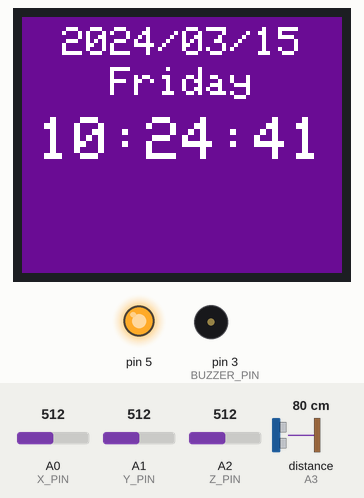
The sketch below on a simulated Arduino Uno, built with avr-gcc and run on an emulated ATmega328P. Parts: 160×128 colour display, output pins drawn as LEDs (lit = HIGH), buzzer (waves = sounding, pin HIGH). Wiring (inferred from the names in the program): ultrasonic range finder: trigger pin 6; echo A3. The test bench sets the inputs (shaded band); at power-on: A0 (X_PIN) = 512, distance to the obstacle (sensor on A3) 80 cm, A1 (Y_PIN) = 512, A2 (Z_PIN) = 512. The echo pulse lasts 58.3 µs per cm; the local clock reads 2024-03-15 10:24:30 at power-on unless the sketch sets it; the modem accepts every AT command (registered, SIM ready, sends succeed) and sends nothing else; pins used as bus, display or sensor lines are not drawn.

Above: at 11.5 s.
11.6 s: A0 (X_PIN) set to 381
13.5 s: A0 (X_PIN) set to 358
At 14.3 s:
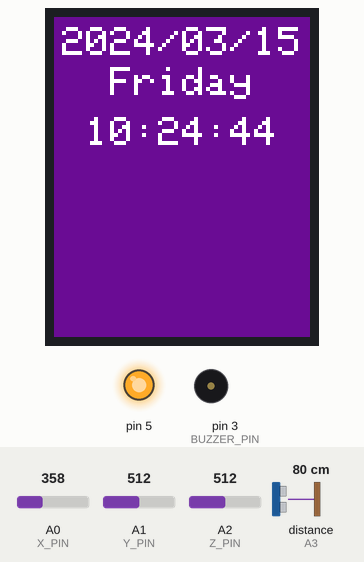
17.2 s: A0 (X_PIN) set to 510
At 20.58 s:
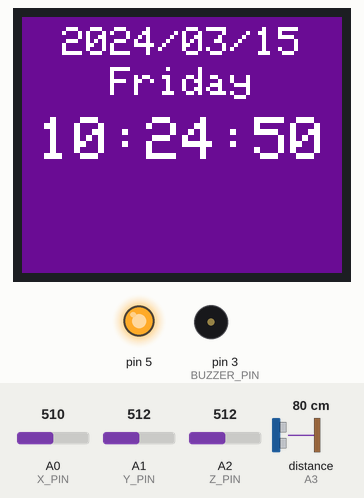
20.9 s: distance to the obstacle (sensor on A3) set to 53 cm
22.7 s: distance to the obstacle (sensor on A3) set to 46 cm
At 30.8 s:
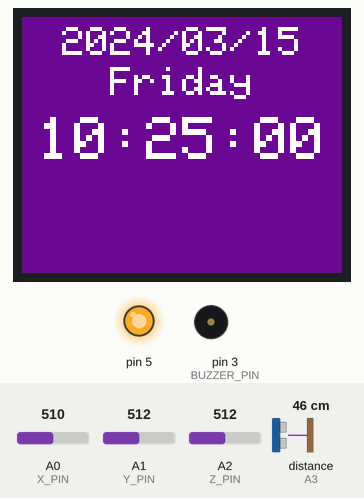
Timing chart, 0 to 32.3 s (numbered marks = the images above; inputs shaded):
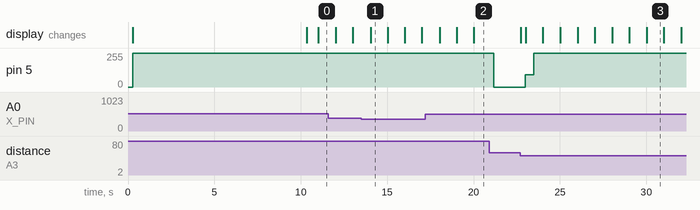

The sketch:

Innlevering2.ino
```cpp
// arduino libs
#include <Wire.h>
#include <SPI.h>
#include <SoftwareSerial.h>
#include <RTClib.h>
#include <Adafruit_GFX.h>
#include <Adafruit_ST7735.h>
#include <IRLib.h>

// own libs
#include "utils.h"
#include "clock.h"
#include "alarm.h"
#include "screen.h"
#include "accelerometer.h"
#include "humanDetector.h"
#include "wifi.h"
#include "remoteController.h"
#include "state.h"

// thresholds
#define DIM_SCREEN_THRESHOLD 10000
#define ALARM_OFF_THRESHOLD 300

// components
Clock rtcClock;
Alarm alarm;
Screen screen;
Accelerometer accelerometer;
HumanDetector humanDetector;
RemoteController remoteController;
Wifi wifi;

void setup() {
  rtcClock.startClock();
  screen.startScreen();
  accelerometer.startAccelerometer();
  remoteController.startController();

  if (connectWifi()) wifi.checkTimeSync(rtcClock, screen);
}

bool connectWifi() {
  screen.writeWifiConnect();
  bool result = wifi.startWifi();
  screen.clearScreen();

  return result;
}

void loop() {
  unsigned long current = millis();

  newTime = rtcClock.updateTime();
  if (newTime) alarmTriggered = checkAlarmOnClock(*rtcClock.getCurrentDateTime());

  switch (state) {
    case RUNNING:
      runningClock(current);
      break;
    case ALARM_SET:
      alarmSet(current);
      break;
    case ALARM_PLAYING:
      alarmPlaying();
      break;
    case RESTING:
      restMode(current);
      break;
  }

  checkRemoteController(current);
  screen.updateDim(current);
  newTime = alarmTriggered = false;
}

inline void runningClock(const unsigned long &current) {
  if (newTime) {
    accelerometer.checkAndApplyRotation(screen);

    if (alarmTriggered) {
      screen.resetBackground();
      transitionToAlarm();
    } else {
      printNormalViewToScreen();
    }
  }

  checkForHumanAndRestMode(current);
}

inline void alarmSet(const unsigned long &current) {
  if (newTime) {
    bool rotated = accelerometer.checkAndApplyRotation(screen);
    if (rotated && !changedAlarm) changedAlarm = rotated;
  }

  if (changedAlarm) {
    screen.writeAlarmSetScreen(alarm.getAlarmAsString());
    changedAlarm = false;
  }

  checkForHumanAndRestMode(current);
}

inline void alarmPlaying() {
  if (newTime) {
    accelerometer.checkAndApplyRotation(screen);
    printAlarmViewToScreen();
    screen.invert(alarmFlash = !alarmFlash);

    if (alarmOnTimer < ALARM_OFF_THRESHOLD) {
      alarm.playAlarmTone();
      alarmOnTimer++;
    } else if (alarmOnTimer >= ALARM_OFF_THRESHOLD) {
      resetToRunningFromAlarm();
    }
  }
}

inline void restMode(const unsigned long &current) {
  if (!screen.isDimming() && humanDetector.checkForAvailableHuman(current)) resetScreenToRunning();

  if (alarmTriggered) {
    transitionToAlarm();
    screen.dimScreen(true);
  }

  if (state == RESTING) wifi.checkTimeSync(rtcClock, screen);
}

inline void checkForHumanAndRestMode(const unsigned long &current) {
  if (!screen.isDimming()) humanDetector.checkForAvailableHuman(current);
  checkForRestMode();
}

inline void checkForRestMode() {
  if (humanDetector.getHumanUnavailableCount() >= DIM_SCREEN_THRESHOLD) {
    if (state == ALARM_SET) screen.clearScreen();

    screen.dimScreen(false);
    state = RESTING;
    humanDetector.setHumanAvailable();
  }
}

inline void printAlarmViewToScreen() {
  screen.writeTimePackToScreen(rtcClock.getCurrentTime(), "", true);
}

inline void printNormalViewToScreen() {
  screen.writeTimePackToScreen(rtcClock.getCurrentTime(), alarm.getAlarmAsString());
}

inline void transitionToAlarm() {
  printAlarmViewToScreen();
  state = ALARM_PLAYING;
}

inline void resetToRunningFromAlarm() {
  setRunningView();
  state = RUNNING;
}

inline void resetToRunningFromAlarmSet() {
  screen.clearScreen();
  screen.writeTimePackToScreen(rtcClock.getCurrentTime(), alarm.getAlarmAsString());
  state = RUNNING;
}

inline void resetScreenToRunning() {
  accelerometer.checkAndApplyRotation(screen);
  setRunningView();
  screen.dimScreen(true);
  state = RUNNING;
}

inline void setRunningView() {
  if (state == ALARM_PLAYING || state == ALARM_SET) screen.clearScreen();
  screen.writeTimePackToScreen(rtcClock.getCurrentTime(), alarm.getAlarmAsString());
}

inline bool checkAlarmOnClock(const DateTime &currentDateTime) {
  return alarm.isSet() && alarm.checkAlarm(currentDateTime);
}

inline void checkRemoteController(const unsigned long &current) {
  byte command = remoteController.getCommand(current, state);

  if (command != NO_COMMAND) {
    humanDetector.setHumanAvailable();

    switch (command) {
      case ALARM_SET_COMMAND:
        screen.clearScreen();
        if (!alarm.isSet()) alarm.setAlarm(DateTime(rtcClock.getCurrentDateTime()->unixtime()));
        screen.writeAlarmSetScreen(alarm.getAlarmAsString());
        state = ALARM_SET;
        break;
      case RESET_TO_RUNNING_COMMAND:
        resetScreenToRunning();
        break;
      case RESET_TO_RUNNING_FROM_ALARM_COMMAND:
        resetToRunningFromAlarm();
        alarmOnTimer = 0;
        break;
      case CANCEL_FROM_RUNNING_COMMAND:
        alarm.clearAlarm();
        screen.clearAlarm(alarm.getAlarmAsString());
        break;
      case ALARM_SET_UP_COMMAND:
        alarm.adjustAlarm(current, true);
        changedAlarm = true;
        break;
      case ALARM_SET_DOWN_COMMAND:
        alarm.adjustAlarm(current, false);
        changedAlarm = true;
        break;
      case ALARM_SET_OK_COMMAND:
        resetToRunningFromAlarmSet();
        break;
      case ALARM_SET_CANCEL_COMMAND:
        alarm.clearAlarm();
        resetToRunningFromAlarmSet();
        break;
    }
  }
}
```

accelerometer.cpp
```cpp
#ifndef INNLEVERING2_ACCELEROMETER_CPP
#define INNLEVERING2_ACCELEROMETER_CPP

/**
 * Class definitions for the accelerometer.
 *
 * @author Anders Mikkelsen
 * @version 14.11.2015
 */

#include "accelerometer.h"

bool Accelerometer::checkAndApplyRotation(Screen &screen) {
  if (updateRotation() != NO_ROTATION_CHANGE) {
    screen.setRotation(getCurrentRotation());

    return true;
  }

  return false;
}

int Accelerometer::updateRotation() {
  byte rotation = calculateRotation(calculateAxisValue(analogRead(X_PIN)),
                                    calculateAxisValue(analogRead(Y_PIN)),
                                    calculateAxisValue(analogRead(Z_PIN)));

  if (currentRotation != rotation) {
    return currentRotation = rotation;
  } else {
    return NO_ROTATION_CHANGE;
  }
}

int Accelerometer::calculateRotation(const double &x, const double &y, const double &z) const {
  if (x > X_TOLERANCE || (x > X_TOLERANCE && z < Z_TOLERANCE) &&
      (y > Y_UPPER_TOLERANCE && y < Y_LOWER_TOLERANCE)) {
    return ROTATION_LANDSCAPE_INVERTED;
  } else if (y < Y_UPPER_TOLERANCE) {
    return ROTATION_PORTRAIT;
  } else if (y > Y_LOWER_TOLERANCE) {
    return ROTATION_PORTRAIT_INVERTED;
  } else if (y > Y_UPPER_TOLERANCE && y < Y_LOWER_TOLERANCE) {
    return ROTATION_LANDSCAPE;
  }

  return NO_ROTATION_CHANGE;
}

inline float Accelerometer::calculateAxisValue(int analogValue) const {
  return ((float) analogValue - ZERO_G) / SCALE;
}

#endif
```

accelerometer.h
```cpp
#ifndef INNLEVERING2_ACCELEROMETER_H
#define INNLEVERING2_ACCELEROMETER_H

// arduino libs
#include <Arduino.h>

// own libs
#include "screen.h"

// analog pins for accelerometer
#define X_PIN 0
#define Y_PIN 1
#define Z_PIN 2

// value calculation
#define NO_ROTATION_CHANGE -1

// values for computation
#define ZERO_G 512.0
#define SCALE 102.3

// tolerances for directions
#define X_TOLERANCE -1.4
#define Y_UPPER_TOLERANCE -1.8
#define Y_LOWER_TOLERANCE -1.2
#define Z_TOLERANCE -1.8

/**
 * This header declares the logic for the accelerometer attached to the ST7735.
 *
 * @author Anders Mikkelsen
 * @version 14.11.2015
 */
class Accelerometer {
  public:
    Accelerometer() : currentRotation(ROTATION_LANDSCAPE) {}

    bool startAccelerometer() const { return initialize(); }
    bool checkAndApplyRotation(Screen &screen);
  private:
    byte currentRotation;

    bool initialize() const {  return analogRead(X_PIN) && analogRead(Y_PIN) && analogRead(Z_PIN); }
    int updateRotation();
    byte getCurrentRotation() const { return currentRotation; }
    int calculateRotation(const double &x, const double &y, const double &z) const;
    float calculateAxisValue(int analogValue) const;
};

#endif
```

alarm.cpp
```cpp
#ifndef INNLEVERING2_ALARM_CPP
#define INNLEVERING2_ALARM_CPP

/**
 * Class definitions for the alarm.
 *
 * @author Anders Mikkelsen
 * @version 14.11.2015
 */

#include "alarm.h"

bool Alarm::checkAlarm(const DateTime &currentTime) const {
  return currentTime.hour() == alarm->hour() &&
         currentTime.minute() == alarm->minute() &&
         currentTime.second() == alarm->second();
}

void Alarm::setAlarm(const DateTime &newAlarm) {
  if (alarm != NULL) delete alarm;
  alarm = new DateTime(newAlarm.year(), newAlarm.month(), newAlarm.day(),
                       newAlarm.hour(), newAlarm.minute(), 0);
}

void Alarm::clearAlarm() {
  delete alarm;
  alarm = NULL;
}

void Alarm::playAlarmTone() const {
  noTone(BUZZER_PIN);
  tone(BUZZER_PIN, ALARM_FREQUENCY, ALARM_TONE_DURATION);
}

String Alarm::getAlarmAsString() const {
  return isSet() ? Utils::formatTime(alarm->hour()) + ":" + Utils::formatTime(alarm->minute()) : "";
}

void Alarm::adjustAlarm(const unsigned long &current, bool addition) {
  if (addition) {
    setAlarm(*alarm + TimeSpan(0, 0, 1, 0));
  } else {
    setAlarm(*alarm - TimeSpan(0, 0, 1, 0));
  }
}

#endif
```

alarm.h
```cpp
#ifndef INNLEVERING2_ALARM_H
#define INNLEVERING2_ALARM_H

// forward declarations
class DateTime;

// arduino libs
#include <Arduino.h>
#include <RTClib.h>

// own libs
#include "utils.h"

// pins
#define BUZZER_PIN 3

// alarm config
#define ALARM_FREQUENCY 2000
#define ALARM_TONE_DURATION 500

/**
 * This header declares the logic for the alarm. It operates with DateTime from the RTClib.
 *
 * @author Anders Mikkelsen
 * @version 14.11.2015
 */
class Alarm {
  public:
    Alarm() : alarm(NULL) { pinMode(BUZZER_PIN, OUTPUT); }
    ~Alarm() { if (alarm != NULL) { delete alarm; } }

    bool isSet() const { return alarm != NULL; }
    bool checkAlarm(const DateTime &currentTime) const;
    void setAlarm(const DateTime &alarm);
    void adjustAlarm(const unsigned long &current, bool addition);
    void clearAlarm();
    String getAlarmAsString() const;
    void playAlarmTone() const;
  private:
    DateTime *alarm;
};

#endif
```

clock.cpp
```cpp
#ifndef INNLEVERING2_CLOCK_CPP
#define INNLEVERING2_CLOCK_CPP

/**
 * Class definitions for the clock.
 *
 * @author Anders Mikkelsen
 * @version 14.11.2015
 */

#include "clock.h"

bool Clock::startClock() {
  return initialize() && checkRunning();
}

void Clock::adjustFromInternet(String timeAsString) {
  if (timeAsString.length() >= MIN_SIZE) {
    int year = (int) timeAsString.substring(YEAR_START, YEAR_END).toInt() + 2000;
    int month = (int) timeAsString.substring(MONTH_START, MONTH_END).toInt();
    int day = (int) timeAsString.substring(DAY_START, DAY_END).toInt();

    int hour = (int) timeAsString.substring(HOUR_START, HOUR_END).toInt() + LOCALE_ADJUST;
    int minute = (int) timeAsString.substring(MINUTE_START, MINUTE_END).toInt();
    int second = (int) timeAsString.substring(SECOND_START, SECOND_END).toInt();

    if (isDST(day, month)) hour++;

    rtc.adjust(DateTime(year, month, day, hour, minute, second));
  }
}

// http://stackoverflow.com/questions/5590429/calculating-daylight-savings-time-from-only-date
// adjusted for norwegian time
inline bool Clock::isDST(int day, int month) const {
  return !(month < 3 || month > 10) && (month > 3 && month < 10 || day >= 25);
}

bool Clock::updateTime() {
  if (rtc.now().unixtime() != getNow()->unixtime()) {
    oldNow = rtc.now();

    return true;
  }

  return false;
}

TimePack Clock::getCurrentTime() {
  const DateTime* currentNow = getNow();
  String date = "";
  String timeNow = "";

  date = date + currentNow->year() + "/" +
         Utils::formatTime(currentNow->month()) + "/" +
         Utils::formatTime(currentNow->day());
  timeNow = Utils::formatTime(currentNow->hour()) + ":" +
            Utils::formatTime(currentNow->minute()) + ":" +
            Utils::formatTime(currentNow->second());

  strcpy_P(weekDayBuffer, (char*) pgm_read_word(&(daysOfTheWeek[currentNow->dayOfTheWeek()])));
  String weekDay = String(weekDayBuffer);

  return TimePack(&date, &weekDay, &timeNow,
                  currentNow->hour(), currentNow->minute(), currentNow->second());
}

#endif
```

clock.h
```cpp
#ifndef INNLEVERING2_CLOCK_H
#define INNLEVERING2_CLOCK_H

// arduino libs
#include <Arduino.h>
#include <RTClib.h>
#include <avr/pgmspace.h>

// own libs
#include "utils.h"

// NIST TIME FORMAT: JJJJJ YR-MO-DA HH:MM:SS TT L H msADV UTC(NIST) OTM
#define YEAR_START 0
#define YEAR_END 2
#define MONTH_START 3
#define MONTH_END 5
#define DAY_START 6
#define DAY_END 8
#define HOUR_START 9
#define HOUR_END 11
#define MINUTE_START 12
#define MINUTE_END 14
#define SECOND_START 15
#define SECOND_END 17
#define MIN_SIZE 23

// locale adjustment
#define LOCALE_ADJUST 1

// TimePack abstracts DateTime
typedef struct TimePack {
  String dateNow;
  String dayNow;
  String timeNow;
  int hours;
  int minutes;
  int seconds;

  TimePack(String *dateNow, String *dayNow, String *timeNow, int hours, int minutes, int seconds) :
      dateNow(*dateNow), dayNow(*dayNow), timeNow(*timeNow),
      hours(hours), minutes(minutes), seconds(seconds) {}
};


const char SUNDAY[] PROGMEM = "Sunday";
const char MONDAY[] PROGMEM = "Monday";
const char TUESDAY[] PROGMEM = "Tuesday";
const char WEDNESDAY[] PROGMEM = "Wednesday";
const char THURSDAY[] PROGMEM = "Thursday";
const char FRIDAY[] PROGMEM = "Friday";
const char SATURDAY[] PROGMEM = "Saturday";
const char *const daysOfTheWeek[] PROGMEM =
        { SUNDAY, MONDAY, TUESDAY, WEDNESDAY, THURSDAY, FRIDAY, SATURDAY};

/**
 * This header declares the logic for DS1307 rtc.
 *
 * @author Anders Mikkelsen
 * @version 14.11.2015
 */
class Clock {
  public:
    Clock() {}

    bool startClock();
    void adjustFromInternet(String timeAsString);
    bool updateTime();
    TimePack getCurrentTime();
    const DateTime* getCurrentDateTime() const { return &oldNow; }
  private:
    RTC_DS1307 rtc;
    DateTime oldNow;
    char weekDayBuffer[10];

    bool initialize() { return rtc.begin(); }
    bool checkRunning() { return rtc.isrunning(); }
    const DateTime* getNow() const { return &oldNow; }
    bool isDST(int day, int month) const;
};

#endif
```

humanDetector.cpp
```cpp
#ifndef INNLEVERING2_HUMAN_DETECTOR_CPP
#define INNLEVERING2_HUMAN_DETECTOR_CPP

/**
 * Class definitions for the ultrasound proximity sensor.
 *
 * @author Anders Mikkelsen
 * @version 14.11.2015
 */

#include "humanDetector.h"

HumanDetector::HumanDetector() :
        humanCheckTimer(0),
        humanUnavailableCount(0) {
  pinMode(TRIGGER_PIN, OUTPUT);
  pinMode(ECHO_PIN, INPUT);
}

bool HumanDetector::checkForHuman() {
  pulseTrigger();
  double distance = calculateDistance(pulseIn(ECHO_PIN, HIGH, SEARCH_TIMEOUT));
  return distance > SEARCH_MIN && distance < SEARCH_MAX;
}

void HumanDetector::pulseTrigger() {
  digitalWrite(TRIGGER_PIN, LOW);
  delayMicroseconds(2);
  digitalWrite(TRIGGER_PIN, HIGH);
  delayMicroseconds(10);
  digitalWrite(TRIGGER_PIN, LOW);
}

bool HumanDetector::checkForHumanInterval(const unsigned long &current) {
  if (current - humanCheckTimer > CHECK_FOR_HUMAN_INTERVAL) {
    humanCheckTimer = current;

    return true;
  }

  return false;
}

bool HumanDetector::checkForAvailableHuman(const unsigned long &current) {
  if (checkForHumanInterval(current)) {
    if (checkForHuman()) {
      humanUnavailableCount = 0;
      return true;
    } else {
      humanUnavailableCount += CHECK_FOR_HUMAN_INTERVAL;
    }
  }

  return false;
}

#endif
```

humanDetector.h
```cpp
#ifndef INNLEVERING2_HUMAN_DETECTOR_H
#define INNLEVERING2_HUMAN_DETECTOR_H

// arduino libs
#include <Arduino.h>

// pins
#define TRIGGER_PIN 6
#define ECHO_PIN A3

// detector boundaries
#define SEARCH_MIN 10
#define SEARCH_MAX 500
#define SEARCH_TIMEOUT 5000

// checking intervals
#define CHECK_FOR_HUMAN_INTERVAL 100

/**
 * This header declares the logic for HC-SR04 ultrasound proximity sensor..
 *
 * @author Anders Mikkelsen
 * @version 14.11.2015
 */
class HumanDetector {
  public:
    HumanDetector();

    bool checkForAvailableHuman(const unsigned long &current);
    void setHumanAvailable() { humanUnavailableCount = 0; }
    unsigned long getHumanUnavailableCount() const { return humanUnavailableCount; }
  private:
    unsigned long humanCheckTimer;
    unsigned long humanUnavailableCount;

    bool checkForHumanInterval(const unsigned long &current);
    bool checkForHuman();
    void pulseTrigger();
    double calculateDistance(long timeToBounce) { return (timeToBounce / 2.9) / 2; }
};

#endif
```

state.h
```cpp
#ifndef INNLEVERING2_STATE_H
#define INNLEVERING2_STATE_H


/**
 * This header declares the globals required to control state.
 *
 * @author Anders Mikkelsen
 * @version 14.11.2015
 */

// state
State state = RUNNING;

// state variables
bool newTime = false,
     alarmTriggered = false,
     changedAlarm = true,
     alarmFlash = false;

int alarmOnTimer = 0;

#endif
```

utils.h
```cpp
#ifndef INNLEVERING2_UTILS_H
#define INNLEVERING2_UTILS_H

// arduino libs
#include <Arduino.h>

/**
 * This header declares any util functions that dont fit anywhere else.
 *
 * @author Anders Mikkelsen
 * @version 14.11.2015
 */
class Utils {
  public:
    static String buildStringFromProgMem(const char stringFromProgMem[]) {
      String temp = "";

      for (unsigned int i = 0; i < strlen_P(stringFromProgMem); i++) {
        temp += (char) pgm_read_byte_near(stringFromProgMem + i);
      }

      return temp;
    }

    static String formatTime(const int originalTime) {
      String zero = "0";
      return originalTime < 10 ? String(zero + originalTime) : String(originalTime);
    }
};

#endif
```

Source omitted: remoteController.cpp (2315 bytes), remoteController.h (2395 bytes), screen.cpp (5889 bytes), screen.h (3634 bytes), wifi.cpp (3560 bytes), wifi.h (1951 bytes)

Measured:
- the behaviour switches between 369 and 368 on A0 (X_PIN) (found by bisection; images 0 and 1)
- the behaviour switches between 51 and 50 cm on distance to the obstacle (sensor on A3) (found by bisection; images 2 and 3)
- after the input at 13.5 s, the display: changes after 0.54 s (image 1)
- after the input at 17.2 s, pin 5: stays 255/255 (without the input it goes to 86/255 after 3.7 s)
- after the input at 22.7 s, pin 5: 0/255 → 91/255 after 0.30 s, → 255/255 0.49 s later; the display: first changes at once (image 3 shows a later state)
- what the display in image 1 shows lasts 1.0 s, from 14.0 s to 15.0 s
